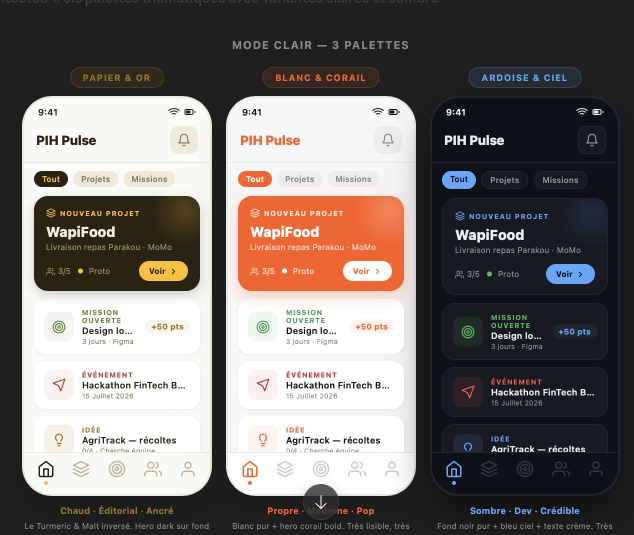
#> input picture screen-mockups/2D7E291E-3285-45BE-9974-723E45F58C0D.jpeg, 1268 x 1070 px, given in place of icon.png, which was not available (shown at 1/2 size)
$ python generate-splash.py
#> lines starting #> are read from the running program, lines starting #| are printed output that depends on the picture; after the words box and inside, x2 and y2 are one past the last pixel; in counts of white or black regions, pixels touching at a corner belong together; pictures that were not available may be replaced by others from this repository, and a replacement may not be noted
#!/usr/bin/env python3
"""Génère splash-dark.png / splash-light.png (logo centré + from Beyond).

Source logo : assets/images/icon.png
Spec : docs/SPLASH.md

À lancer après chaque régénération d’icônes :
  python3 scripts/generate-splash.py

Le splash natif Expo utilise ces PNG full-screen (app.json →
enableFullScreenImage_legacy), pour le même branding que BrandedSplash
(logo + from Beyond). Relancer après chaque régénération d’icônes.
"""
from __future__ import annotations

from pathlib import Path

from PIL import Image, ImageDraw, ImageFont

ROOT = Path(__file__).resolve().parents[1] / "assets" / "images"
ICON_PATH = ROOT / "icon.png"
W, H = 1284, 2778


def load_font(size: int) -> ImageFont.ImageFont:
    candidates = [
        "/System/Library/Fonts/Supplemental/Arial Unicode.ttf",
        "/System/Library/Fonts/Helvetica.ttc",
        "/Library/Fonts/Arial.ttf",
    ]
    for path in candidates:
        try:
            return ImageFont.truetype(path, size=size)
        except OSError:
            continue
    return ImageFont.load_default()


def circular_logo(icon: Image.Image, size: int) -> Image.Image:
    src = icon.resize((size, size), Image.Resampling.LANCZOS)
    mask = Image.new("L", (size, size), 0)
    ImageDraw.Draw(mask).ellipse((0, 0, size - 1, size - 1), fill=255)
    out = Image.new("RGBA", (size, size), (0, 0, 0, 0))
    out.paste(src, (0, 0), mask)
    return out


def make_splash(
    icon: Image.Image,
    bg: tuple[int, int, int],
    out_name: str,
    *,
    logo_size: int = 420,
) -> None:
    canvas = Image.new("RGB", (W, H), bg)
    draw = ImageDraw.Draw(canvas)

    logo = circular_logo(icon, logo_size)
    lx = (W - logo_size) // 2
    ly = int(H * 0.42) - logo_size // 2
    canvas.paste(logo, (lx, ly), logo)

    font_from = load_font(36)
    font_brand = load_font(44)
    line1, line2 = "from", "Beyond"

    def text_size(font: ImageFont.ImageFont, s: str) -> tuple[int, int]:
        bbox = draw.textbbox((0, 0), s, font=font)
        return bbox[2] - bbox[0], bbox[3] - bbox[1]

    w1, h1 = text_size(font_from, line1)
    w2, h2 = text_size(font_brand, line2)
    gap = 10
    block_h = h1 + gap + h2
    bottom_pad = int(H * 0.09)
    y1 = H - bottom_pad - block_h

    if sum(bg) < 200:
        c_from = (163, 145, 113)  # sable
        c_brand = (245, 237, 214)  # crème
    else:
        c_from = (163, 145, 113)
        c_brand = (13, 11, 5)

    draw.text(((W - w1) // 2, y1), line1, font=font_from, fill=c_from)
    draw.text(((W - w2) // 2, y1 + h1 + gap), line2, font=font_brand, fill=c_brand)

    out = ROOT / out_name
    canvas.save(out, "PNG", optimize=True)
    print(f"wrote {out}")


def main() -> None:
    icon = Image.open(ICON_PATH).convert("RGBA")
    make_splash(icon, (13, 11, 5), "splash-dark.png")
#> in make_splash, `canvas = Image.new("RGB", (W, H), bg)`:
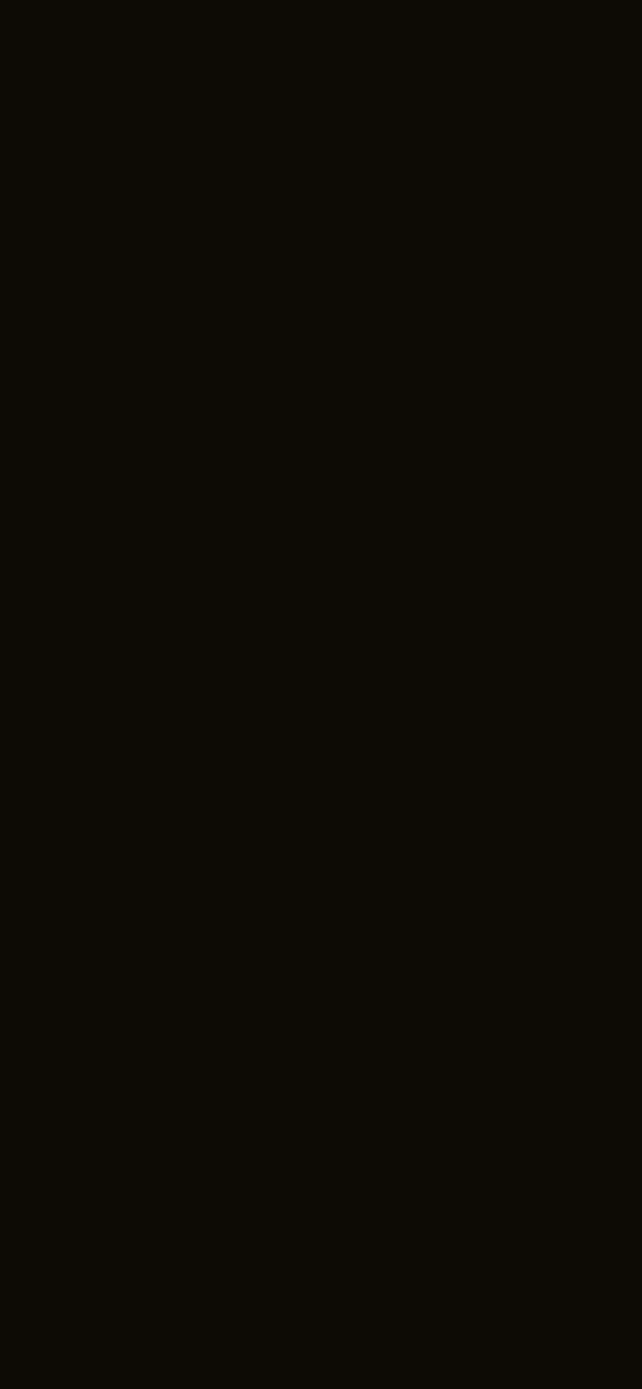
#> canvas: PIL image 1284x2778 RGB (shown at 1/2 size); mean R, G, B 13, 11, 5
#> in circular_logo, `src = icon.resize((size, size), Image.Resampling.LANCZOS)`:
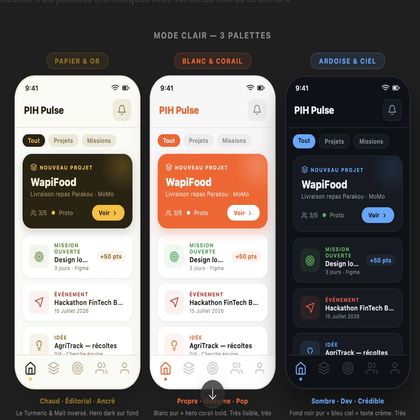
#> src: PIL image 420x420 RGBA; mean R, G, B, A 116.3, 110.5, 107.7, 255
#> in circular_logo, `mask = Image.new("L", (size, size), 0)`: mask: PIL image 420x420 L; every value is 0
#> in circular_logo, `ImageDraw.Draw(mask).ellipse((0, 0, size - 1, size - 1), fill=255)`:
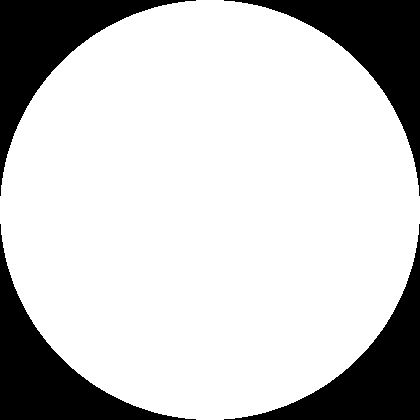
#> mask: PIL image 420x420 L; 78.5% white; 4 black regions, box (x1, y1, x2, y2) and area: (0, 0, 196, 196) 9490, (224, 0, 420, 196) 9490, (0, 224, 196, 420) 9490, (224, 224, 420, 420) 9490
#> in circular_logo, `out = Image.new("RGBA", (size, size), (0, 0, 0, 0))`: out: PIL image 420x420 RGBA; every value is 0
#> in circular_logo, `out.paste(src, (0, 0), mask)`:
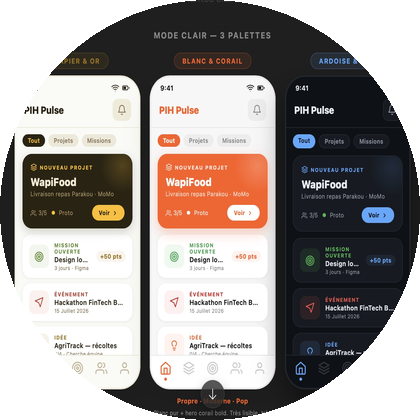
#> out: PIL image 420x420 RGBA; mean R, G, B, A 104.7, 98.8, 95.9, 200.1; transparent parts drawn white
#> in make_splash, `canvas.paste(logo, (lx, ly), logo)`:
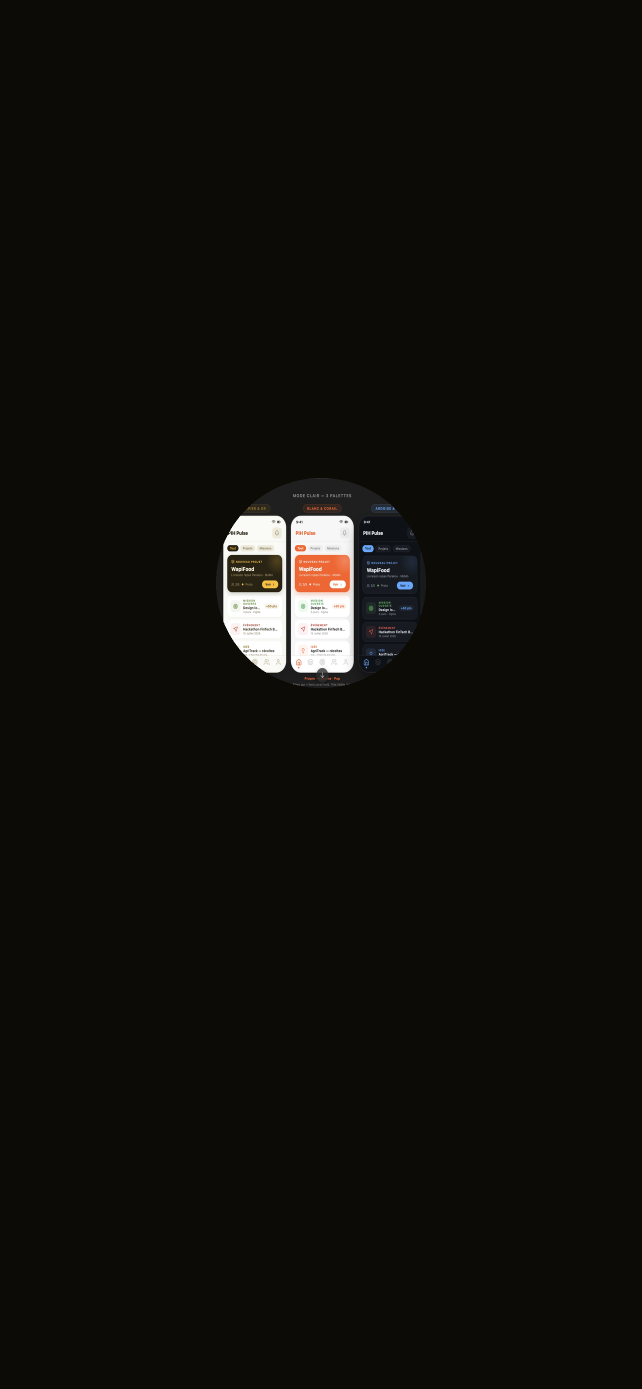
#> canvas: PIL image 1284x2778 RGB (shown at 1/2 size); mean R, G, B 17.7, 15.5, 9.5
#> in text_size, `bbox = draw.textbbox((0, 0), s, font=font)`: bbox = (0, 7, 84, 34)
#> in make_splash, `w1, h1 = text_size(font_from, line1)`: w1 = 84; h1 = 27
#> in make_splash, `w2, h2 = text_size(font_brand, line2)`: w2 = 166; h2 = 42
#> in make_splash, `block_h = h1 + gap + h2`: block_h = 79
#> in make_splash, `y1 = H - bottom_pad - block_h`: y1 = 2449
    make_splash(icon, (248, 245, 236), "splash-light.png")
#> call 2 of make_splash, with bg = (248, 245, 236), out_name = 'splash-light.png', logo_size = 420
#> in make_splash (call 2), `canvas = Image.new("RGB", (W, H), bg)`:
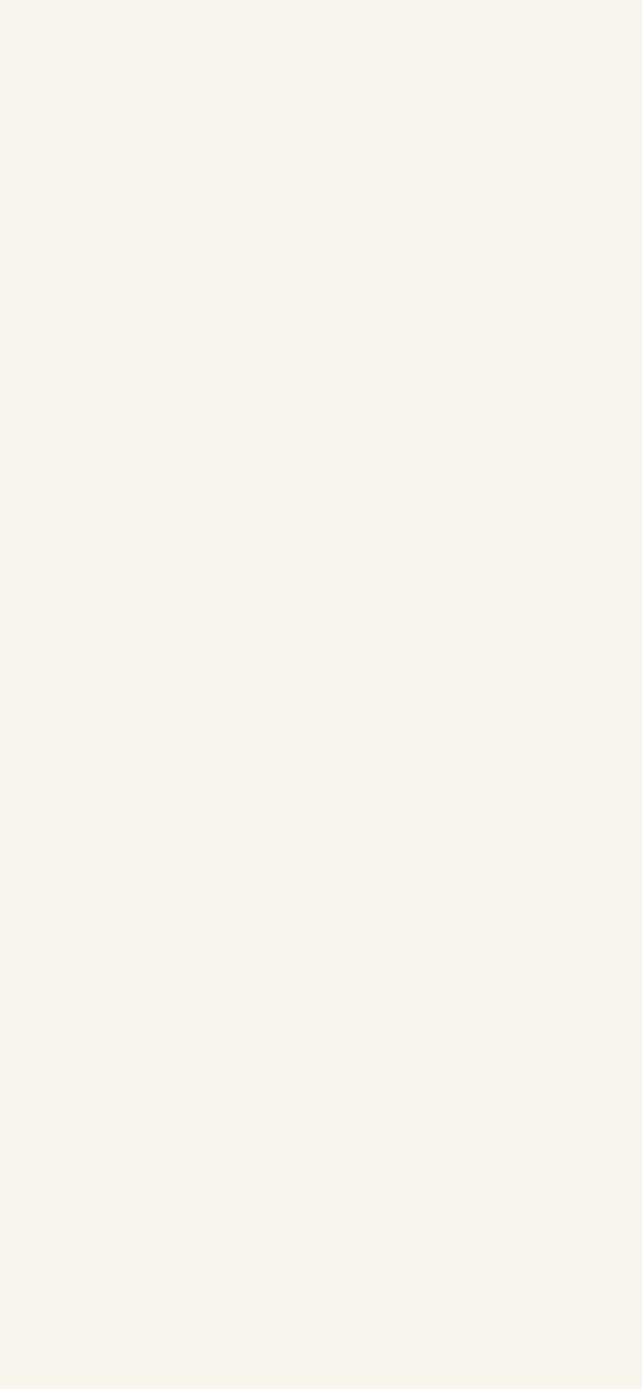
#> canvas: PIL image 1284x2778 RGB (shown at 1/2 size); mean R, G, B 248, 245, 236
#> in make_splash (call 2), `canvas.paste(logo, (lx, ly), logo)`:
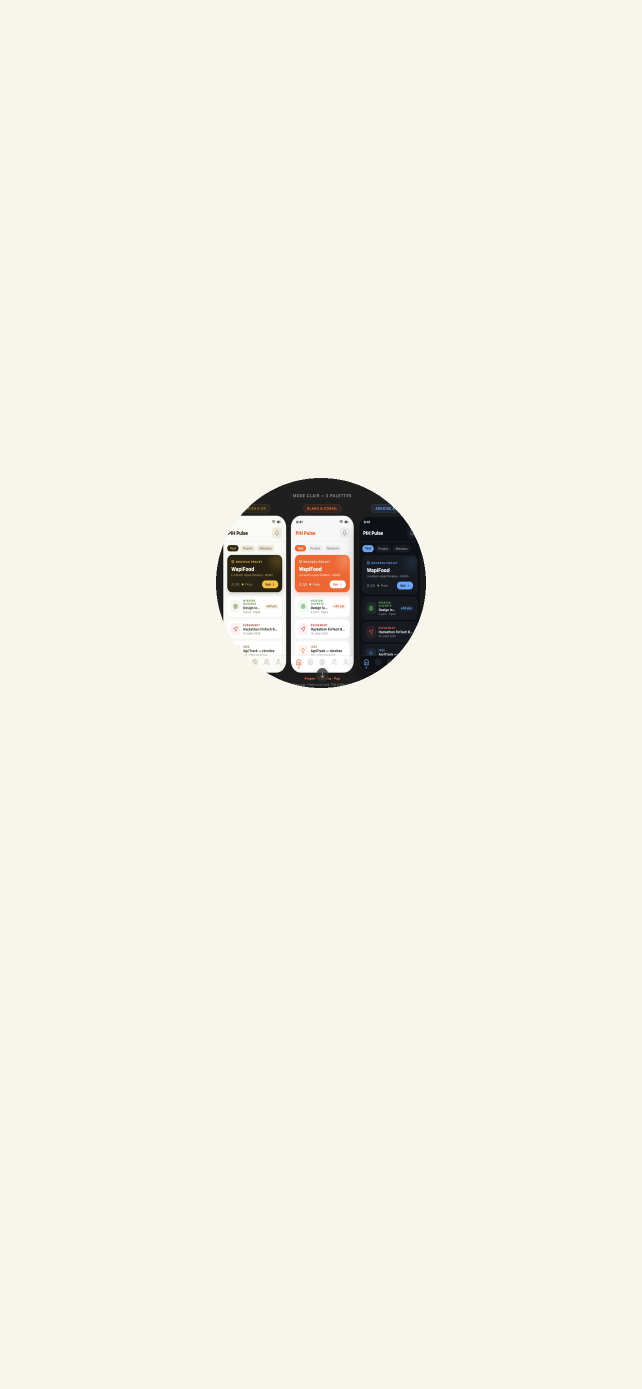
#> canvas: PIL image 1284x2778 RGB (shown at 1/2 size); mean R, G, B 243.6, 240.4, 231.6


if __name__ == "__main__":
    main()
